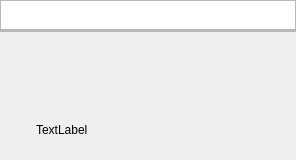
<?xml version="1.0" encoding="UTF-8"?>
<ui version="4.0">
 <class>TipDialog</class>
 <widget class="QDialog" name="TipDialog">
  <property name="enabled">
   <bool>true</bool>
  </property>
  <property name="geometry">
   <rect>
    <x>12</x>
    <y>35</y>
    <width>296</width>
    <height>160</height>
   </rect>
  </property>
  <property name="windowTitle">
   <string>TipDialog</string>
  </property>
  <widget class="QGraphicsView" name="title">
   <property name="geometry">
    <rect>
     <x>0</x>
     <y>0</y>
     <width>296</width>
     <height>30</height>
    </rect>
   </property>
  </widget>
  <widget class="QLabel" name="info">
   <property name="geometry">
    <rect>
     <x>36</x>
     <y>50</y>
     <width>200</width>
     <height>160</height>
    </rect>
   </property>
   <property name="text">
    <string>TextLabel</string>
   </property>
  </widget>
  <widget class="QGraphicsView" name="splite">
   <property name="geometry">
    <rect>
     <x>0</x>
     <y>30</y>
     <width>320</width>
     <height>2</height>
    </rect>
   </property>
  </widget>
 </widget>
 <resources/>
 <connections/>
</ui>
